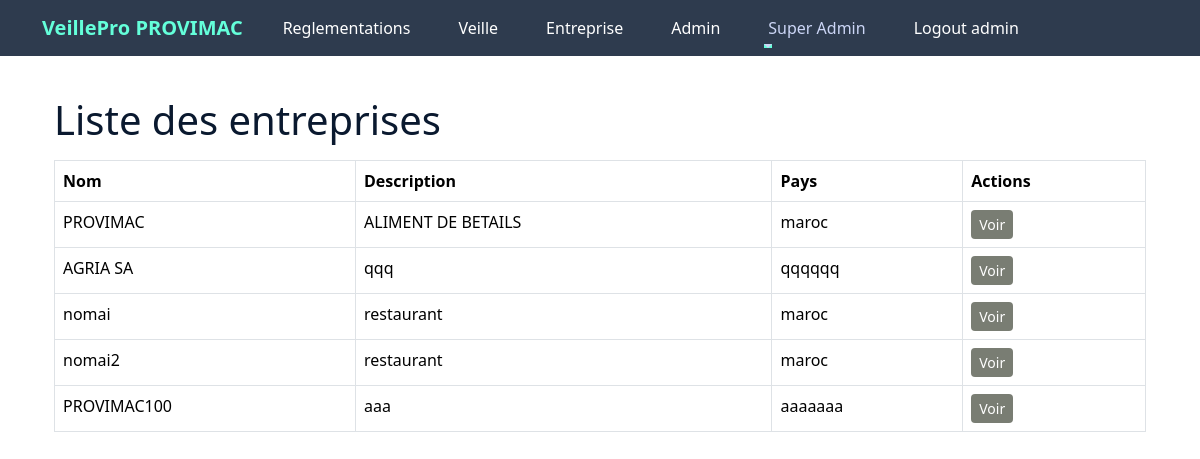
/entreprises (signed in), run on the app's committed database.
### app/models.py (models this page shows, shortened)
class Entreprise(db.Model):
    __tablename__ = 'entreprise'
    id = db.Column(db.Integer, primary_key=True)
    nom = db.Column(db.String(100), nullable=False, unique=True )
    description = db.Column(db.Text, nullable=True)
    pays = db.Column(db.String(100), nullable=True)
    date_creation = db.Column(db.Date, nullable=True)
    utilisateurs = db.relationship('User', backref='entreprise', lazy=True,  cascade="all, delete-orphan")
    reglementations = db.relationship('EntrepriseReglementation', backref='entreprise', lazy=True,  cascade="all, delete-orphan")
    notifications = db.relationship('Notification', backref='entreprise', lazy=True)
    audits = db.relationship('Audit', backref='entreprise', lazy=True)
    secteurs = db.relationship('Secteur', secondary='entreprise_secteur', back_populates='entreprises')

class User(db.Model, UserMixin):
    __tablename__ = 'utilisateur'
    id = db.Column(db.Integer, primary_key=True)
    name = db.Column(db.String(50), nullable=False, unique=True)
    email = db.Column(db.String(120), unique=True, nullable=False)
    role = db.Column(db.Enum(RoleUtilisateur), nullable=False)
    password_hash = db.Column(db.String(128), nullable=False)
    entreprise_id = db.Column(db.Integer, db.ForeignKey('entreprise.id'), nullable=True)

### app/routes/entreprise.py (the view)
@bp.route('/entreprises', methods=['GET'])
@role_required(['ADMIN'])
def liste_entreprises():
    entreprises = Entreprise.query.all()
    return render_template('entreprise/liste_entreprises.html', entreprises=entreprises)

### app/routes/admin.py (called while the page is built)
def role_required(allowed_roles):
    def decorator(f):
        @wraps(f)
        def decorated_function(*args, **kwargs):
            if not current_user.is_authenticated:
                flash("Vous devez être connecté pour accéder à cette page.", 'danger')
                return redirect(url_for('main.index'))
            if current_user.role.name not in allowed_roles:
                flash("Vous n'avez pas la permission d'accéder à cette page.", 'danger')
                return redirect(url_for('main.index'))
            return f(*args, **kwargs)
        return decorated_function
    return decorator

### app/templates/entreprise/liste_entreprises.html
{% extends "layout.html" %}
{% block content %}
<div class="container mt-4">
    <h1 class="mb-3">Liste des entreprises</h1>
    {% if entreprises %}
        <table class="table table-bordered">
            <thead>
                <tr>
                    <th>Nom</th>
                    <th>Description</th>
                    <th>Pays</th>
                    <th>Actions</th>
                </tr>
            </thead>
            <tbody>
                {% for entreprise in entreprises %}
                    <tr>
                        <td>{{ entreprise.nom }}</td>
                        <td>{{ entreprise.description }}</td>
                        <td>{{ entreprise.pays }}</td>
                        <td>
                            <a href="{{ url_for('entreprise.afficher_entreprise', entreprise_id=entreprise.id) }}"
                               class="btn btn-primary btn-sm">Voir</a>
                        </td>
                    </tr>
                {% endfor %}
            </tbody>
        </table>
    {% else %}
        <p>Aucune entreprise trouvée.</p>
    {% endif %}
</div>
{% endblock %}

### app/templates/layout.html (shortened to what this page needs)
<!DOCTYPE html>
<html lang="en">
  <head>
    <link
      href="https://cdn.jsdelivr.net/npm/bootstrap@5.3.3/dist/css/bootstrap.min.css"
      rel="stylesheet"
 />
    <link rel="stylesheet"
      href="{{ url_for('static', filename='main.css') }}" />
    <link rel="stylesheet"
      href="https://cdnjs.cloudflare.com/ajax/libs/font-awesome/6.0.0-beta3/css/all.min.css">
  </head>
  <body class="layout-body">
    {% if current_user.is_authenticated %}
    <header class="site-header sticky-top">
      <nav class="navbar navbar-expand-lg navbar-dark">
        <div class="container">
          <a class="navbar-brand" href="/">VeillePro
            {{current_user.entreprise.nom}}</a>
          <div class="collapse navbar-collapse" id="navbarToggle">
            <ul class="navbar-nav me-auto mb-2 mb-lg-0">
              <li class="nav-item">
                <a class="nav-link text-white"
                  href="{{ url_for('reglement.liste_reglementations') }}">
                  Reglementations
                </a>
              </li>
              <li class="nav-item">
                <a class="nav-link text-white"
                  href="{{ url_for('entreprise.afficher_veille', entreprise_id=current_user.entreprise_id) }}">
                  Veille
                </a>
              </li>
              <li class="nav-item">
                <a class="nav-link text-white"
                  href="{{ url_for('entreprise.afficher_entreprise', entreprise_id=current_user.entreprise_id) }}">
                  Entreprise
                </a>
              </li>
              <li class="nav-item">
                <a class="nav-link text-white"
                  href="{{ url_for('manager.liste_utilisateurs', entreprise_id=current_user.entreprise.id) }}">
                  Admin
                </a>
              </li>
              {% if current_user.is_authenticated and current_user.role.name ==
              'ADMIN' %}
              <li class="nav-item dropdown">
                <a
                  class="nav-link dropdown-toggle {{ 'active' if request.endpoint.startswith('ingredient.') else '' }}"
                  href="#" id=" entrepriseDropdown" role="button"
                  data-bs-toggle="dropdown" aria-expanded="false">
                  Super Admin
                </a>
              </li>
              {% endif %}
              <li class="nav-item">
                <a class="nav-link text-white"
                  href="{{ url_for('admin.logout') }}">Logout {{
                  current_user.role.value }}</a>
              </li>
            </ul>
          </div>
        </div>
      </nav>
    </header>
    {% endif %}
    <div class="container mt-3">
        {% include 'main/flash_msg.html' %} {%block content %}
        {% endblock %}</div>
    <link
      href="https://cdnjs.cloudflare.com/ajax/libs/select2/4.0.13/css/select2.min.css"
      rel="stylesheet" />
  </body>
</html>

### app/static/main.css (style rules this page uses)
:root { --nomai: #5d91a5; --vert: #797d73; --roze: #fc83cd33; --blue: #0b76b488; --primary-color: #0a192f; --secondary-color: #172a45; --accent-color: #64ffda; --text-primary: #ccd6f6; --background-light: #233554; }
body { font-family: 'Segoe UI', system-ui, -apple-system, sans-serif; background-color: var(--primary-color); color: var(--text-primary); }
.btn-primary { background-color: var(--vert); border: none; }
.navbar { background-color: var(--nomai); }
.nav-link { font-weight: 500; position: relative; border: none; }
@media (min-width: 768px) { .nav-link { font-size: 1rem; } }
@media (min-width: 768px) { .nav-link::before { content: ''; position: absolute; bottom: 0; left: 50%; transform: translatex(-50%); width: 0%; height: 2px; background-color: white; visibility: hidden; transition: 0.3s ease-in-out; } }
.btn { min-width: auto; }
:root { --primary-color: #0a192f; --secondary-color: #172a45; --accent-color: #64ffda; --text-primary: #ccd6f6; --text-secondary: #8892b0; --background-light: #233554; }
.navbar { background-color: rgba(10, 25, 47, 0.85); backdrop-filter: blur(10px); }
.navbar-brand { color: var(--accent-color); font-weight: bold; }
.nav-link { color: var(--text-primary); margin: 0 1rem; position: relative; }
.nav-link::after { content: ''; position: absolute; width: 0; height: 2px; bottom: 0; left: 0; background-color: var(--accent-color); transition: width 0.3s ease; }
.layout-body { background-color: white !important; color: var(--text-secondary); color: var(--primary-color); }

### data on the page
Entreprise: entreprise.nom "PROVIMAC", nom "PROVIMAC", description "ALIMENT DE BETAILS", pays "maroc"
User: role.value "admin"
Entreprise: nom "AGRIA SA", description "qqq", pays "qqqqqq"
Entreprise: nom "nomai", description "restaurant", pays "maroc"
Entreprise: nom "nomai2", description "restaurant", pays "maroc"
Entreprise: nom "PROVIMAC100", description "aaa", pays "aaaaaaa"
